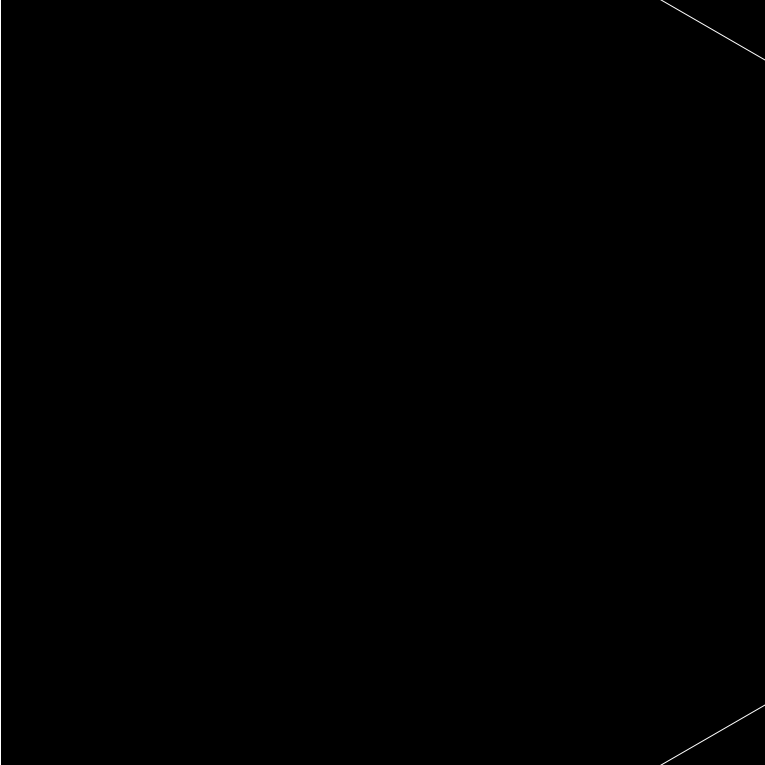
Frame 1 (no input)
Frame 60 (the mouse pressed at the canvas centre just before this capture): identical to frame 1, image omitted
Frame 120 (the mouse held since frame 60 and released just before this capture): blank canvas, image omitted

The Processing sketch that drew this single still picture (run headless with seeded random() and noise(); from frame 60 on, the mouse is pressed at the canvas centre):

// Processing sketch: triangles
// ── triangles.pde
void setup() {
       size(765, 765);
}

void draw() {
       background(floor(mouseX/3), floor(mouseY/3), (mouseX%3)*3 + (mouseY%3) - 1);
       stroke(255,255,255);
       line(mouseX, (765/2)-2*(mouseX-765/2), mouseX, (765/2)+2*(mouseX-765/2));
       line(mouseX-(mouseX-765/2)*(2*1.732), 765/2, mouseX, (765/2)-2*(mouseX-765/2));
       line(mouseX-(mouseX-765/2)*(2*1.732), 765/2, mouseX, (765/2)+2*(mouseX-765/2));
}
